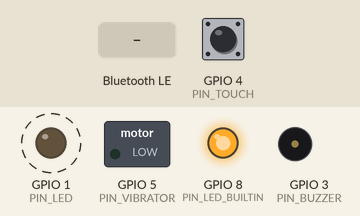
A sketch run on a simulated ESP32-C3. Shown: switched loads named in the sketch (green lamp = pin HIGH), output pins drawn as LEDs (lit = HIGH), buzzer (waves = sounding). Dashed ring = blinking. The inputs (shaded band) are chosen by the test bench; at power-on: GPIO 4 (PIN_TOUCH) LOW. Nothing arrives over Bluetooth unless stated; a phone connects over Bluetooth LE 3 s after start; what the sketch prints to the serial monitor is not drawn.

Above: at 1.3 s.
1.4 s: GPIO 4 (PIN_TOUCH) pulled HIGH for 0.15 s
4.5 s: GPIO 4 (PIN_TOUCH) pulled HIGH for 1 s
At 6.2 s:
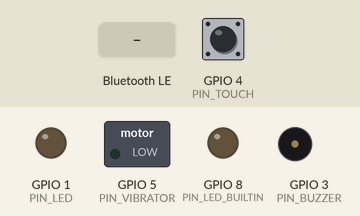
7.5 s: Bluetooth LE write "TOUCH" received
At 8.5 s:
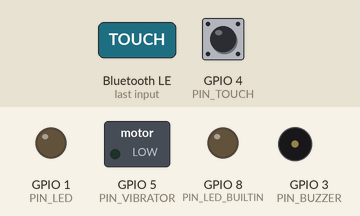
9.6 s: GPIO 4 (PIN_TOUCH) pulled HIGH for 0.15 s
At 10.9 s:
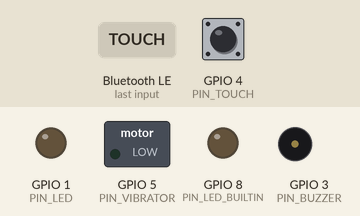
11.2 s: GPIO 4 (PIN_TOUCH) pulled HIGH for 3.2 s
At 11.54 s:
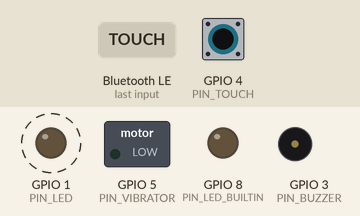
Timing chart, 0 to 15.9 s (numbered marks = the images above; inputs shaded):
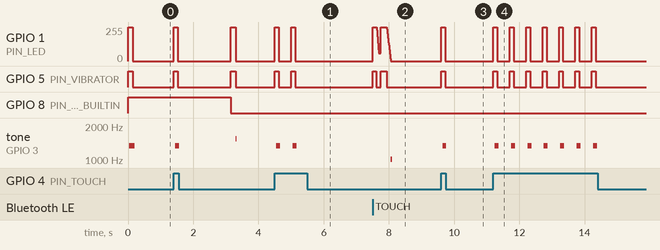

The sketch:

bracelet_esp32_c3_unit_A.ino
```cpp
/*
  ====================================================================================
  BOND TOUCH — ESP32-C3 SUPERMINI (BRACELET UNIT A - AHMED)
  ====================================================================================
  EXACT PIN WIRING:
  - GPIO 1  --> Single-Color LED Light (+) [through 1kΩ resistor]
  - GPIO 3  --> Buzzer / Speaker (+) [PURE SQUARE-WAVE DRIVER]
  - GPIO 4  --> Touch Sensor SIG (Touch OUT)
  - GPIO 5  --> Vibrator Motor (+)
  - 3V3     --> Touch Sensor VCC
  - GND     --> Shared Ground
*/

#include <BLEDevice.h>
#include <BLEServer.h>
#include <BLEUtils.h>
#include <BLE2902.h>
#include <BLEAdvertising.h>

const int PIN_LED      = 1;
const int PIN_BUZZER   = 3;
const int PIN_TOUCH    = 4;
const int PIN_VIBRATOR = 5;
const int PIN_LED_BUILTIN = 8;

#define DEVICE_BLE_NAME        "BondTouch_ESP32_A"
#define SERVICE_UUID           "4fafc201-1fb5-459e-8fcc-c5c9c331914b"
#define CHARACTERISTIC_UUID_RX "beb5483e-36e1-4688-b7f5-ea07361b26a8"
#define CHARACTERISTIC_UUID_TX "a3c87500-8ed3-4bdf-8a39-a01bebede295"

BLEServer* pServer = NULL;
BLECharacteristic* pTxCharacteristic = NULL;
bool deviceConnected = false;
bool oldDeviceConnected = false;
unsigned long lastTouchTime = 0;
const unsigned long DEBOUNCE_DELAY = 500;

int curBrightness = 0;

void setLED(int brightness) {
  curBrightness = constrain(brightness, 0, 255);
  analogWrite(PIN_LED, curBrightness);
}

void setVibrator(int strength) {
  if (strength <= 0) {
    digitalWrite(PIN_VIBRATOR, LOW);
    analogWrite(PIN_VIBRATOR, 0);
  } else {
    digitalWrite(PIN_VIBRATOR, HIGH);
  }
}

// PURE SOFTWARE SQUARE-WAVE BUZZER DRIVER: WORKS ON EVERY BUZZER & NO LEDC CONFLICTS!
void makeBuzzerSound(int durationMs, int periodUs = 400) {
  unsigned long start = millis();
  while (millis() - start < (unsigned long)durationMs) {
    digitalWrite(PIN_BUZZER, HIGH);
    delayMicroseconds(periodUs);
    digitalWrite(PIN_BUZZER, LOW);
    delayMicroseconds(periodUs);
  }
  digitalWrite(PIN_BUZZER, LOW);
}

void noBuzz() {
  digitalWrite(PIN_BUZZER, LOW);
}

void fadeLED(int targetBrightness, int steps, int stepDelayMs) {
  int startBrightness = curBrightness;
  for (int i = 0; i <= steps; i++) {
    int v = startBrightness + ((targetBrightness - startBrightness) * i / steps);
    setLED(v);
    delay(stepDelayMs);
  }
}

// ── HEARTBEAT PULSE PATTERN ON INCOMING SIGNAL ──────────────────────────────────
void playHeartbeat() {
  setVibrator(255);
  setLED(255);
  makeBuzzerSound(120, 350); // Loud 1.4kHz tone
  setVibrator(0);

  fadeLED(60, 8, 8);
  delay(60);

  setVibrator(255);
  setLED(255);
  makeBuzzerSound(180, 300); // Higher 1.6kHz tone
  setVibrator(0);

  fadeLED(0, 15, 8);
  noBuzz();
}

// ── WAVEFORM PLAYER ────────────────────────────────────────────────────────────
void parseAndPlayWaveform(String dataStr) {
  int c1 = dataStr.indexOf(':');
  if (c1 == -1) return;

  int durationSec = constrain(dataStr.substring(0, c1).toInt(), 1, 10);
  int c2 = dataStr.indexOf(':', c1 + 1);

  String arrayStr = (c2 != -1) ? dataStr.substring(c2 + 1) : dataStr.substring(c1 + 1);

  int barMs     = (durationSec * 1000) / 16;
  int stepDelay = max(1, barMs / 40);

  int idx = 0, startPos = 0;

  while (idx < 16 && startPos < arrayStr.length()) {
    int commaPos = arrayStr.indexOf(',', startPos);
    if (commaPos == -1) commaPos = arrayStr.length();

    int intensity = constrain(arrayStr.substring(startPos, commaPos).toInt(), 0, 255);

    fadeLED(intensity, 5, stepDelay / 5);
    setVibrator(intensity > 80 ? 255 : 0);

    if (intensity > 100) {
      makeBuzzerSound(30, 400 - (intensity));
    } else {
      noBuzz();
    }

    delay(max(1, barMs - stepDelay * 4));

    idx++;
    startPos = commaPos + 1;
  }

  fadeLED(0, 15, 8);
  setVibrator(0);
  noBuzz();
}

void processIncomingCommand(String input) {
  input.trim();
  if (input.length() == 0) return;

  if (input.startsWith("WAVE:")) {
    parseAndPlayWaveform(input.substring(5));
  } else if (input == "TOUCH" || input == "V") {
    playHeartbeat();
  }
}

class MyServerCallbacks: public BLEServerCallbacks {
    void onConnect(BLEServer* pServer) {
      deviceConnected = true;
      digitalWrite(PIN_LED_BUILTIN, LOW);
      setLED(255); setVibrator(255); makeBuzzerSound(150, 300);
      setLED(0);   setVibrator(0);   noBuzz();
    }
    void onDisconnect(BLEServer* pServer) {
      deviceConnected = false;
      digitalWrite(PIN_LED_BUILTIN, HIGH);
      setLED(0); setVibrator(0); noBuzz();
    }
};

class MyCallbacks: public BLECharacteristicCallbacks {
    void onWrite(BLECharacteristic *pCharacteristic) {
      processIncomingCommand(pCharacteristic->getValue().c_str());
    }
};

void setup() {
  Serial.begin(115200);

  pinMode(PIN_LED, OUTPUT);
  pinMode(PIN_BUZZER, OUTPUT);
  pinMode(PIN_VIBRATOR, OUTPUT);
  pinMode(PIN_TOUCH, INPUT);
  pinMode(PIN_LED_BUILTIN, OUTPUT);

  // ENSURE EVERYTHING IS 100% OFF IMMEDIATELY AT STARTUP
  digitalWrite(PIN_BUZZER, LOW);
  digitalWrite(PIN_VIBRATOR, LOW);
  digitalWrite(PIN_LED_BUILTIN, HIGH);
  setLED(0);

  Serial.println("⚡ BOND TOUCH UNIT A BOOTING...");

  // Quick 0.15s boot self-test (LED + Vibrator + Loud Buzzer)
  setLED(255); setVibrator(255); makeBuzzerSound(150, 350);
  setLED(0);   setVibrator(0);   noBuzz();

  BLEDevice::init(DEVICE_BLE_NAME);
  pServer = BLEDevice::createServer();
  pServer->setCallbacks(new MyServerCallbacks());

  BLEService *pService = pServer->createService(SERVICE_UUID);

  pTxCharacteristic = pService->createCharacteristic(
    CHARACTERISTIC_UUID_TX, BLECharacteristic::PROPERTY_NOTIFY
  );
  pTxCharacteristic->addDescriptor(new BLE2902());

  BLECharacteristic *pRxCharacteristic = pService->createCharacteristic(
    CHARACTERISTIC_UUID_RX, BLECharacteristic::PROPERTY_WRITE
  );
  pRxCharacteristic->setCallbacks(new MyCallbacks());

  pService->start();

  BLEAdvertising *pAdvertising = BLEDevice::getAdvertising();
  pAdvertising->addServiceUUID(SERVICE_UUID);
  pAdvertising->setScanResponse(true);
  pAdvertising->start();

  Serial.println("⚡ BOND TOUCH UNIT A READY!");
}

void loop() {
  if (digitalRead(PIN_TOUCH) == HIGH) {
    if (millis() - lastTouchTime > DEBOUNCE_DELAY) {
      lastTouchTime = millis();

      setLED(255); setVibrator(255); makeBuzzerSound(120, 350);
      setLED(0);   setVibrator(0);   noBuzz();

      if (deviceConnected && pTxCharacteristic != NULL) {
        pTxCharacteristic->setValue("TOUCH");
        pTxCharacteristic->notify();
      }
    }
  }

  if (!deviceConnected && oldDeviceConnected) {
    delay(500);
    pServer->startAdvertising();
    oldDeviceConnected = deviceConnected;
  }
  if (deviceConnected && !oldDeviceConnected) {
    oldDeviceConnected = deviceConnected;
  }

  delay(10);
}
```

Measured:
- after the input at 4.5 s, GPIO 1 (PIN_LED): alternates 255/255 for 0.12 s and 0/255 for 0.38 s, 4 changes in all, then stays 0/255, starting at once; GPIO 5 (PIN_VIBRATOR): alternates HIGH for 0.12 s and LOW for 0.38 s, 4 changes in all, then stays LOW, starting at once
- after the input at 7.5 s, GPIO 1 (PIN_LED): ramps from 255/255 to 0/255 and jumps back, once every 0.25 s; GPIO 5 (PIN_VIBRATOR): alternates HIGH for 0.15 s and LOW for 0.13 s, 4 changes in all, then stays LOW, starting at once; tone on GPIO 3 (PIN_BUZZER): silent → 1012 Hz after 0.56 s, → silent 0.04 s later
- after the input at 9.6 s, GPIO 1 (PIN_LED): 0/255 → 255/255 at once, → 0/255 0.12 s later; GPIO 5 (PIN_VIBRATOR): LOW → HIGH at once, → LOW 0.12 s later; tone on GPIO 3 (PIN_BUZZER): silent → 1338 Hz after 0.05 s, → silent 0.12 s later
- after the input at 11.2 s, GPIO 1 (PIN_LED): alternates 255/255 for 0.12 s and 0/255 for 0.38 s, 14 changes in all, then stays 0/255, starting at once; GPIO 5 (PIN_VIBRATOR): alternates HIGH for 0.12 s and LOW for 0.38 s, 14 changes in all, then stays LOW, starting at once
- by itself, GPIO 1 (PIN_LED): alternates 255/255 for 0.13 s and 0/255 for 1.6 s
- by itself, GPIO 5 (PIN_VIBRATOR): alternates HIGH for 0.13 s and LOW for 1.6 s
